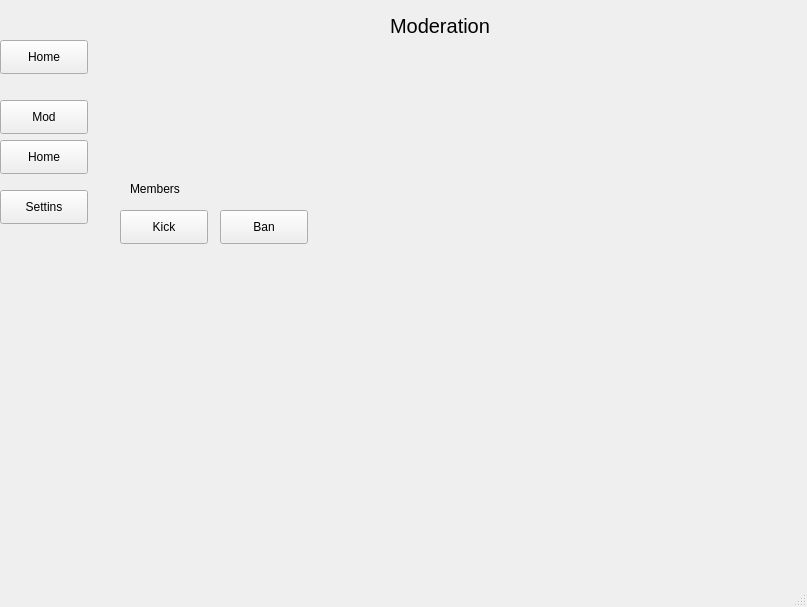
<?xml version="1.0" encoding="UTF-8"?>
<ui version="4.0">
 <class>bot_gui</class>
 <widget class="QMainWindow" name="bot_gui">
  <property name="geometry">
   <rect>
    <x>0</x>
    <y>0</y>
    <width>807</width>
    <height>607</height>
   </rect>
  </property>
  <property name="windowTitle">
   <string>Dsc Bot</string>
  </property>
  <widget class="QWidget" name="centralwidget">
   <widget class="QStackedWidget" name="stackedWidget">
    <property name="geometry">
     <rect>
      <x>90</x>
      <y>0</y>
      <width>711</width>
      <height>541</height>
     </rect>
    </property>
    <property name="currentIndex">
     <number>1</number>
    </property>
    <widget class="QWidget" name="home">
     <widget class="QPushButton" name="stop_btn">
      <property name="geometry">
       <rect>
        <x>330</x>
        <y>330</y>
        <width>88</width>
        <height>34</height>
       </rect>
      </property>
      <property name="text">
       <string>Stop</string>
      </property>
     </widget>
     <widget class="QLabel" name="gui_title">
      <property name="geometry">
       <rect>
        <x>270</x>
        <y>0</y>
        <width>171</width>
        <height>31</height>
       </rect>
      </property>
      <property name="font">
       <font>
        <pointsize>14</pointsize>
       </font>
      </property>
      <property name="text">
       <string>Isam's Discord Bot</string>
      </property>
     </widget>
     <widget class="QPushButton" name="quit_btn">
      <property name="geometry">
       <rect>
        <x>600</x>
        <y>0</y>
        <width>111</width>
        <height>41</height>
       </rect>
      </property>
      <property name="text">
       <string>Quit</string>
      </property>
     </widget>
     <widget class="QPushButton" name="test">
      <property name="geometry">
       <rect>
        <x>330</x>
        <y>160</y>
        <width>88</width>
        <height>34</height>
       </rect>
      </property>
      <property name="text">
       <string>hi</string>
      </property>
     </widget>
    </widget>
    <widget class="QWidget" name="mod">
     <widget class="QPushButton" name="kick_btn">
      <property name="geometry">
       <rect>
        <x>30</x>
        <y>210</y>
        <width>88</width>
        <height>34</height>
       </rect>
      </property>
      <property name="text">
       <string>Kick</string>
      </property>
     </widget>
     <widget class="QPushButton" name="ban_btn">
      <property name="geometry">
       <rect>
        <x>130</x>
        <y>210</y>
        <width>88</width>
        <height>34</height>
       </rect>
      </property>
      <property name="text">
       <string>Ban</string>
      </property>
     </widget>
     <widget class="QLabel" name="label">
      <property name="geometry">
       <rect>
        <x>40</x>
        <y>180</y>
        <width>58</width>
        <height>18</height>
       </rect>
      </property>
      <property name="text">
       <string>Members</string>
      </property>
     </widget>
     <widget class="QLabel" name="mod_title">
      <property name="geometry">
       <rect>
        <x>300</x>
        <y>10</y>
        <width>111</width>
        <height>31</height>
       </rect>
      </property>
      <property name="font">
       <font>
        <pointsize>15</pointsize>
       </font>
      </property>
      <property name="text">
       <string>Moderation</string>
      </property>
     </widget>
    </widget>
    <widget class="QWidget" name="settings">
     <widget class="QComboBox" name="online_type">
      <property name="geometry">
       <rect>
        <x>70</x>
        <y>80</y>
        <width>131</width>
        <height>31</height>
       </rect>
      </property>
      <property name="font">
       <font>
        <bold>false</bold>
       </font>
      </property>
      <item>
       <property name="text">
        <string>online</string>
       </property>
      </item>
      <item>
       <property name="text">
        <string>idle</string>
       </property>
      </item>
     </widget>
     <widget class="QLabel" name="set_title">
      <property name="geometry">
       <rect>
        <x>310</x>
        <y>20</y>
        <width>58</width>
        <height>18</height>
       </rect>
      </property>
      <property name="text">
       <string>Settings</string>
      </property>
     </widget>
     <widget class="QLabel" name="label_2">
      <property name="geometry">
       <rect>
        <x>210</x>
        <y>80</y>
        <width>81</width>
        <height>20</height>
       </rect>
      </property>
      <property name="text">
       <string>Online Type</string>
      </property>
     </widget>
     <widget class="QLineEdit" name="activity_entry">
      <property name="geometry">
       <rect>
        <x>70</x>
        <y>120</y>
        <width>131</width>
        <height>32</height>
       </rect>
      </property>
     </widget>
     <widget class="QLabel" name="label_3">
      <property name="geometry">
       <rect>
        <x>310</x>
        <y>130</y>
        <width>58</width>
        <height>18</height>
       </rect>
      </property>
      <property name="text">
       <string>Activity</string>
      </property>
     </widget>
     <widget class="QPushButton" name="up_activity">
      <property name="geometry">
       <rect>
        <x>210</x>
        <y>120</y>
        <width>88</width>
        <height>34</height>
       </rect>
      </property>
      <property name="text">
       <string>Update</string>
      </property>
     </widget>
    </widget>
   </widget>
   <widget class="QPushButton" name="btn_home">
    <property name="geometry">
     <rect>
      <x>0</x>
      <y>40</y>
      <width>88</width>
      <height>34</height>
     </rect>
    </property>
    <property name="text">
     <string>Home</string>
    </property>
   </widget>
   <widget class="QPushButton" name="btn_set">
    <property name="geometry">
     <rect>
      <x>0</x>
      <y>190</y>
      <width>88</width>
      <height>34</height>
     </rect>
    </property>
    <property name="text">
     <string>Settins</string>
    </property>
   </widget>
   <widget class="QPushButton" name="btn_home_3">
    <property name="geometry">
     <rect>
      <x>0</x>
      <y>140</y>
      <width>88</width>
      <height>34</height>
     </rect>
    </property>
    <property name="text">
     <string>Home</string>
    </property>
   </widget>
   <widget class="QPushButton" name="btn_mod">
    <property name="geometry">
     <rect>
      <x>0</x>
      <y>100</y>
      <width>88</width>
      <height>34</height>
     </rect>
    </property>
    <property name="text">
     <string>Mod</string>
    </property>
   </widget>
  </widget>
  <widget class="QMenuBar" name="menubar">
   <property name="geometry">
    <rect>
     <x>0</x>
     <y>0</y>
     <width>807</width>
     <height>30</height>
    </rect>
   </property>
  </widget>
  <widget class="QStatusBar" name="statusbar"/>
 </widget>
 <resources/>
 <connections/>
</ui>
